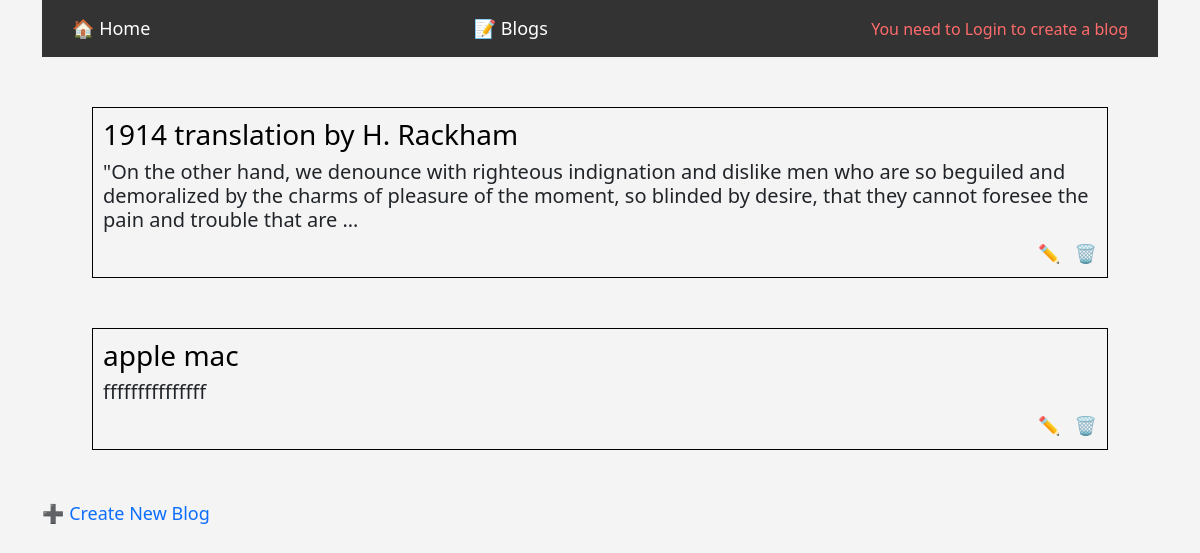
The page /blog/ on the database as committed earlier.
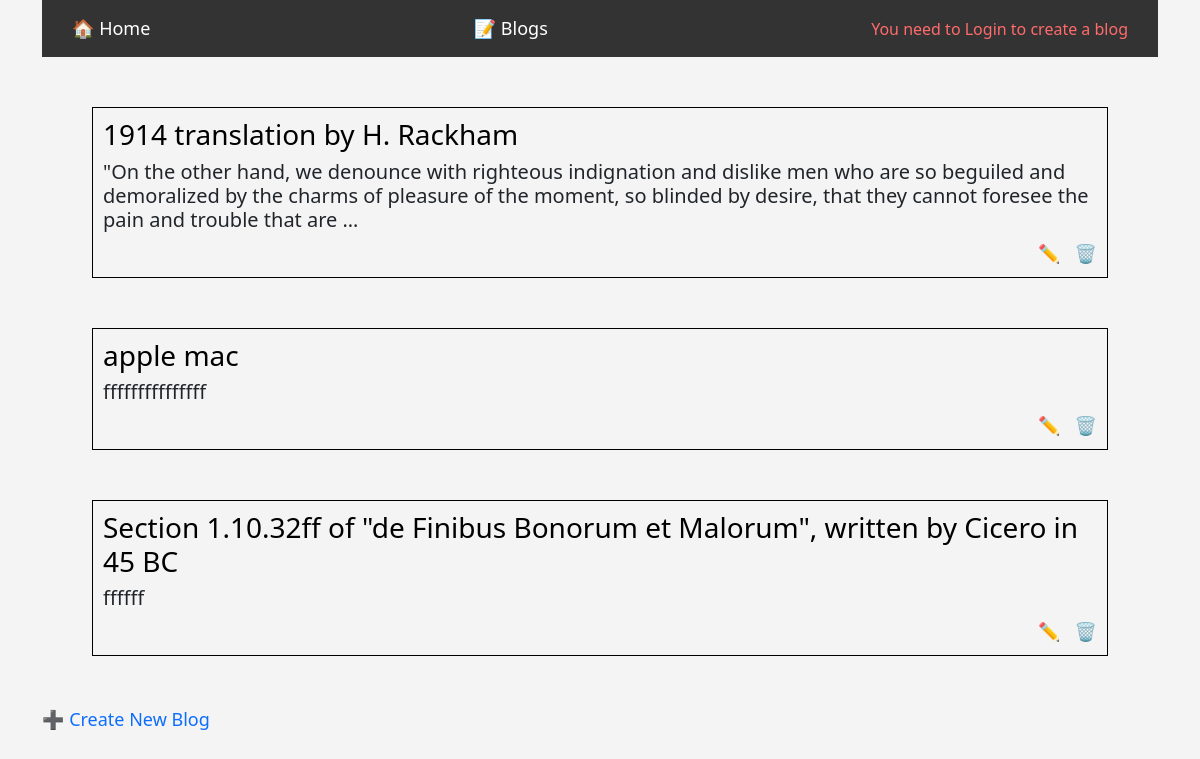
The same page on the database as committed later.
### blog/models.py (models this page shows, shortened)
class Blog(models.Model):
    user = models.ForeignKey(user,on_delete=models.CASCADE)
    name = models.CharField(max_length=100)
    slug = models.CharField(max_length=50,unique=True)
    content = models.TextField(null=True, blank=True)
    image = models.ImageField(upload_to='image/', null=True, blank=True)
    published_date = models.DateTimeField(auto_now_add=False,auto_now=False,null=True, blank=True)
    def get_update_url(self):
        return f"/blog-update/{self.slug}"
    def get_delete_url(self):
        return f"/blog-delete/{self.slug}"
    def get_create_url(self):
        return f"/blog-create/"
    def get_details_url(self):
        return f"/blog/{self.slug}"

### blog/views.py (the view)
# urls.py: path('',views.list, name='blog'),
def list(request):
    blogs = Blog.objects.all()
    context = {"blogs":blogs}
    return render(request, 'blog/list.html',context)

### blog/templates/blog/list.html (shortened to what this page needs)
{% extends 'base.html' %}
{% block content %}
    <div class="navbar">
    <a href="{% url 'home' %}">🏠 Home</a>
    <a href="{% url 'blog' %}">📝 Blogs</a>
    {% if user.is_authenticated %}
        <a href="{% if blogs.exists %}{{ blogs.first.get_create_url }}{% else %}/blog-create/{% endif %}" >➕ Create Blog</a>
    {% else %}
        <span class="warning">
            You need to Login to create a blog
        </span>
    {% endif %}
    </div>
{% for blog in blogs %}
    <div style="border: 1px solid black; padding: 10px; margin: 50px;">
        <a href="{{blog.get_details_url}}" style="text-decoration: none; color: black;">
            <h3>{{ blog.name }}</h3>
        </a>
        <h5>{{ blog.content | truncatewords:40 }}</h5>
        <div style="display: flex;align-items: center;justify-content:end;">
                    <a href="{{ blog.get_update_url }}"
           style="text-decoration: none; font-size: 18px;margin-right:14px;">
            ✏️
        </a>
        <a href="{{ blog.get_delete_url }}"
           style="text-decoration: none; font-size: 18px;">
            🗑️
        </a>
        </div>
    </div>
{% endfor %}
    <div class="blog-create">
        <a href="{% if blogs.exists %}{{ blogs.first.get_create_url }}{% else %}/blog-create/{% endif %}"
           style="text-decoration: none; font-size: 18px;">
            ➕ Create New Blog
        </a>
    </div>
{% endblock content %}

Rows that differ between the two databases and show on the page:
added Blog: name "Section 1.10.32ff of \"de Finibus Bonorum et Malorum\", written by Cicero in 45 BC", content "ffffff"
